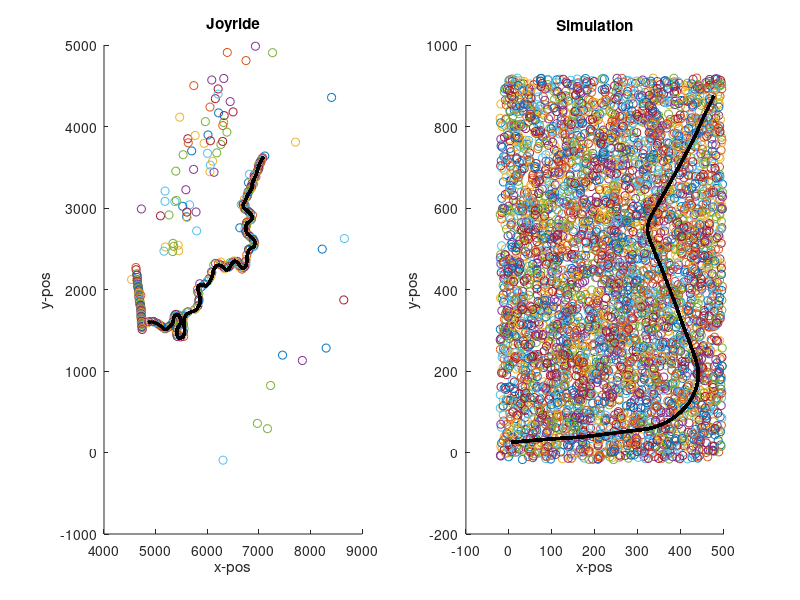

The MATLAB script that drew this image:

load joyridedata.mat;
subplot(1,2,1)
for i =1:200
    M=Z{i}(:,:);
    scatter(M(1,:),M(2,:));hold on;
    plot(Xgt(1,:),Xgt(2,:),'k','LineWidth',2); hold on
end

xlabel('x-pos')
ylabel('y-pos')
title('Joyride')

load task2data.mat;
subplot(1,2,2)
for i =1:100
    M=Z{i}(:,:);
    scatter(M(1,:),M(2,:));hold on;
    plot(Xgt(1,:),Xgt(2,:),'k','LineWidth',2); hold on
end

xlabel('x-pos')
ylabel('y-pos')
title('Simulation')

